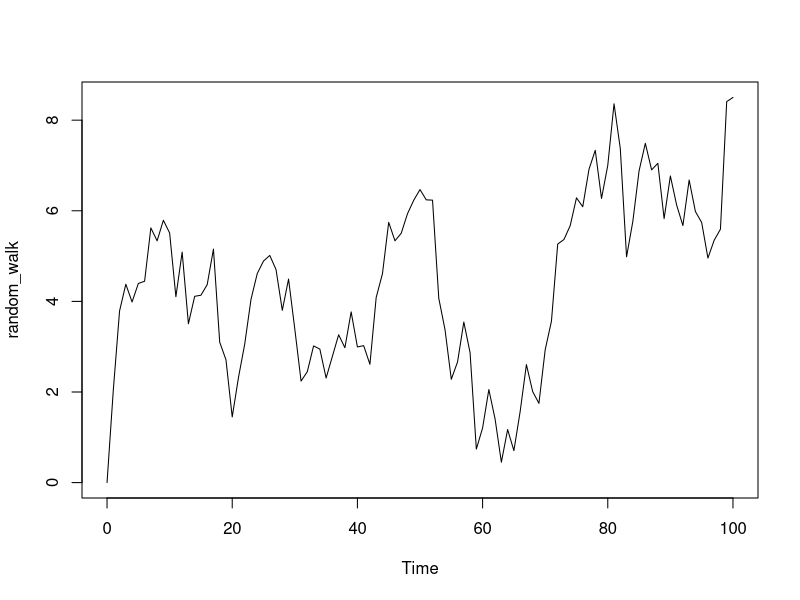
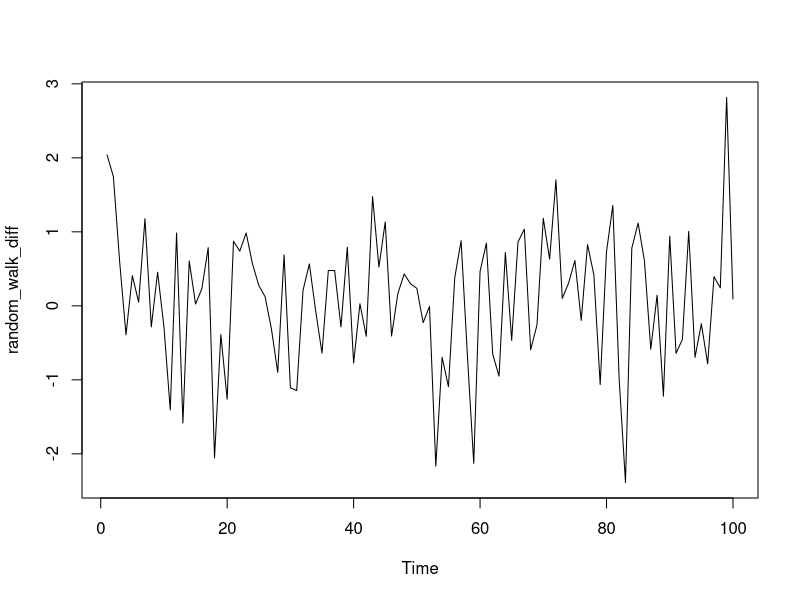
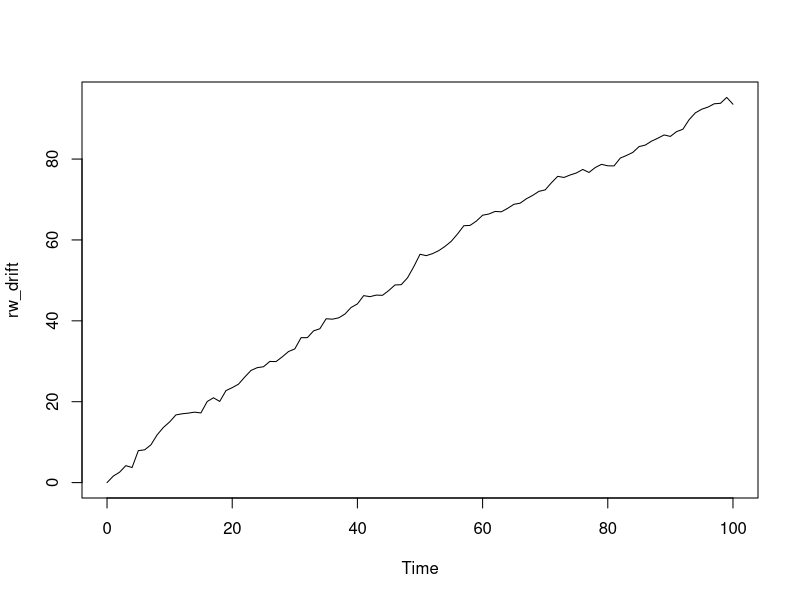
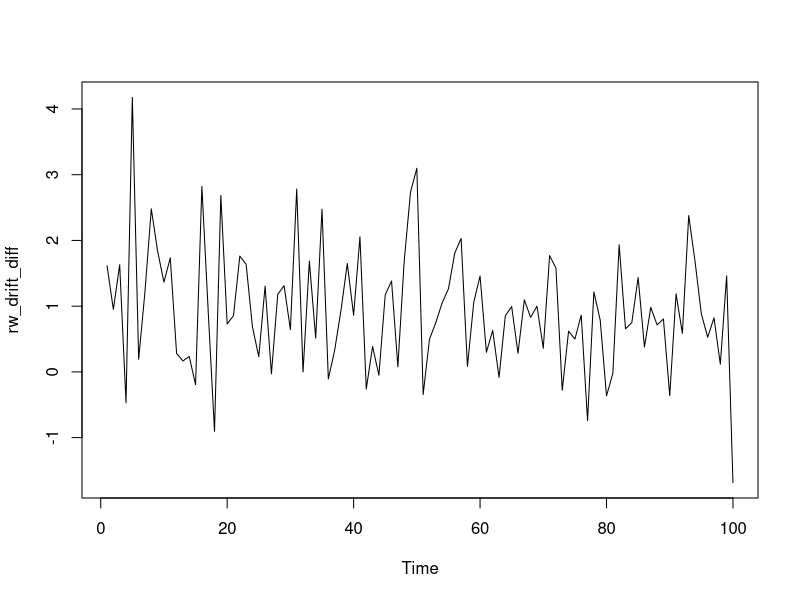
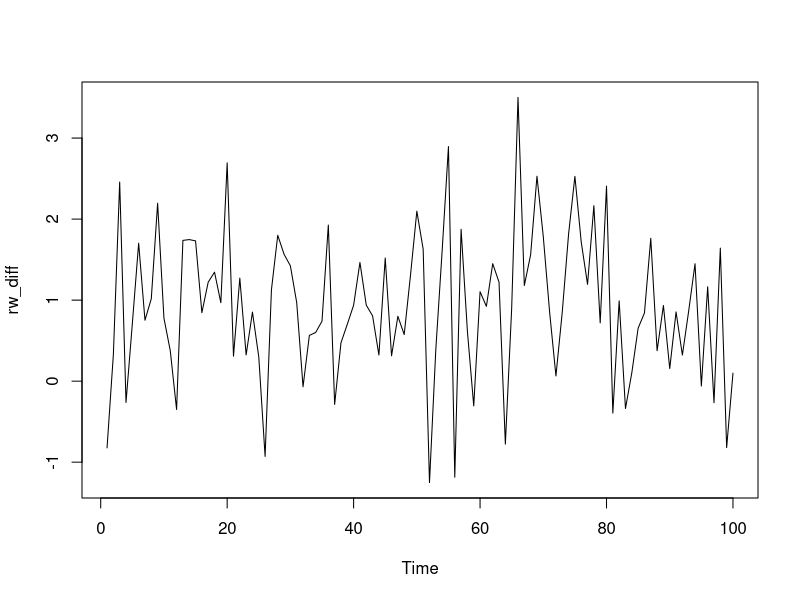
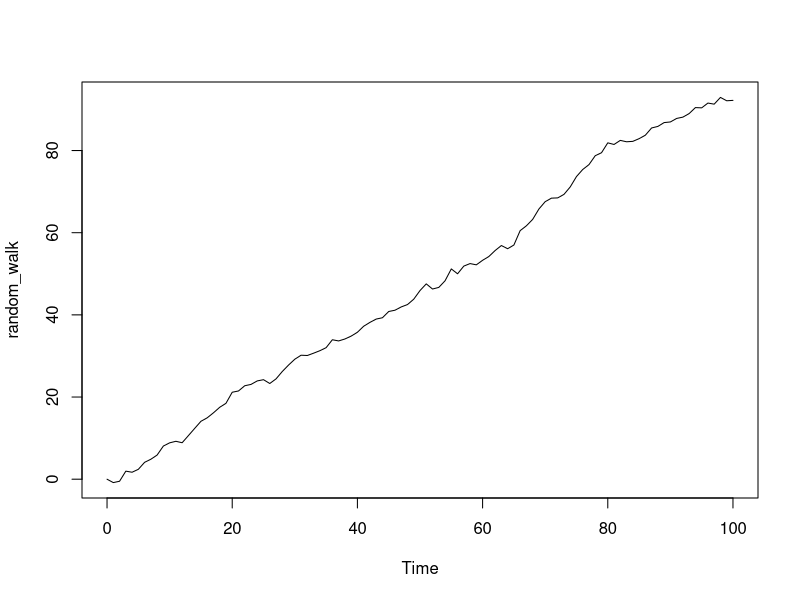
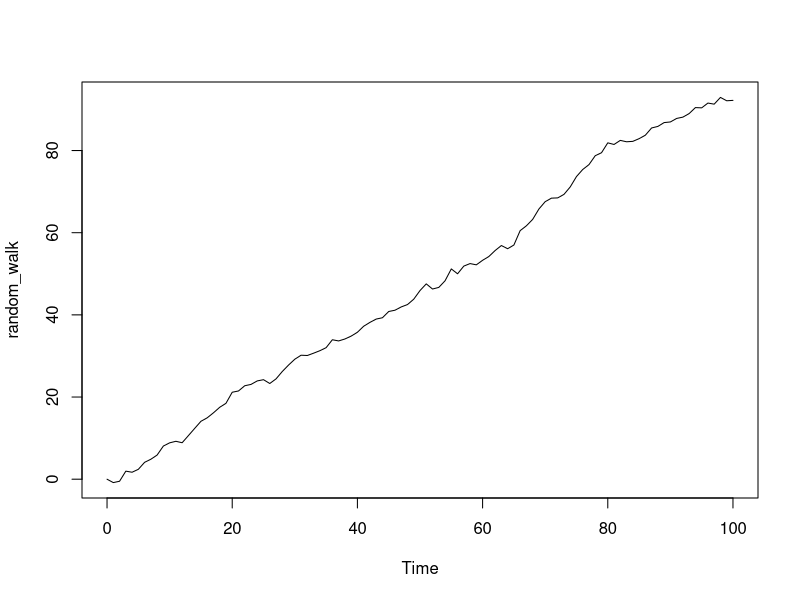
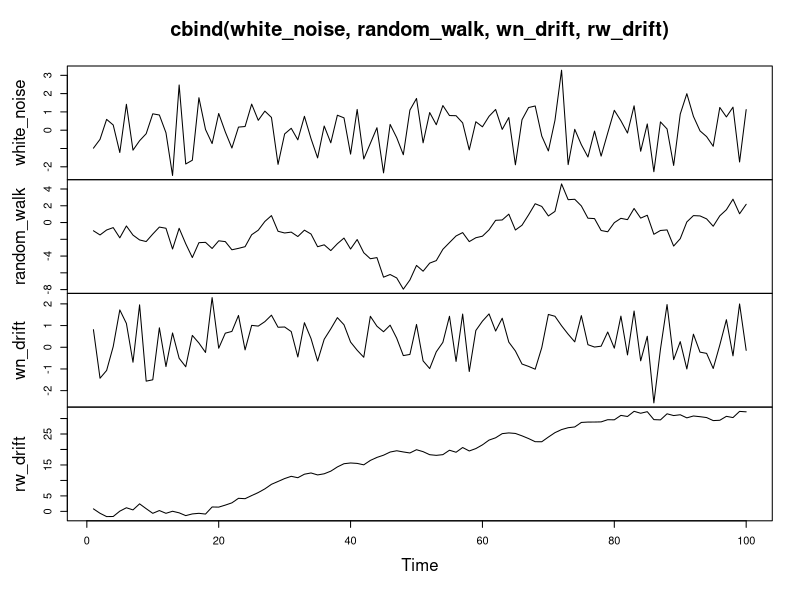

R code for these plots, in order:
# Data Camp Exmples - Time Series

#-------- SECTION FOR WHITE NOISE MODELS

# Random Walk Models

# Generate a RW model using arima.sim
random_walk <- arima.sim(model = list(order = c(0,1,0)), n = 100)

# Plot random_walk
ts.plot(random_walk)

# Calculate the first difference series
random_walk_diff <- diff(random_walk) 

# Plot random_walk_diff
ts.plot(random_walk_diff)

#
# Simulate the random walk model with a drift
#
# A random walk (RW) need not wander about zero, it can have an upward or
# downward trajectory, i.e., a drift or time trend. This is done by including an
# intercept in the RW model, which corresponds to the slope of the RW time
# trend.
#
# For an alternative formulation, you can take the cumulative sum of a constant
# mean white noise (WN) series, such that the mean corresponds to the slope of
# the RW time trend.
#
# To simulate data from the RW model with a drift you again use the arima.sim()
# function with the model = list(order = c(0, 1, 0)) argument. This time, you
# should add the additional argument mean = ... to specify the drift variable,
# or the intercept.
#
# Instructions 100 XP
#
# Use arima.sim() to generate another RW model. Set the model argument equal to
# list(order = c(0, 1, 0)) to generate a RW-type model and set n equal to 100 to
# produce 100 observations. Set the mean argument to 1 to produce a drift. Save
# this to rw_drift. Use ts.plot() to plot your rw_drift data. Use diff() to
# calculate the first difference of your rw_drift data. Save this as
# rw_drift_diff. Use another call to ts.plot() to plot rw_drift_diff.
# 

# Generate a RW model with a drift uing arima.sim
rw_drift <- arima.sim(model = list(order = c (0,1,0)), n = 100, mean = 1)

# Plot rw_drift
ts.plot(rw_drift)

# Calculate the first difference series
rw_drift_diff <- diff(rw_drift) 

# Plot rw_drift_diff
ts.plot(rw_drift_diff)




# Estimate the random walk model
#
# For a given time series y we can fit the random walk model with a drift by
# first differencing the data, then fitting the white noise (WN) model to the
# differenced data using the arima() command with the order = c(0, 0, 0))
# argument.
#
# The arima() command displays information or output about the fitted model.
# Under the Coefficients: heading is the estimated drift variable, named the
# intercept. Its approximate standard error (or s.e.) is provided directly below
# it. The variance of the WN part of the model is also estimated under the label
# sigma^2.
# 
# Instructions 100 XP
#
# The time series random_walk has already been loaded, and is shown in the
# adjoining figure. Use diff() to generate the first difference of the data.
# Save this to rw_diff. Use ts.plot() to plot your differenced data Use arima()
# to fit the WN model for the differenced data. To do so, set the x argument to
# rw_diff and set the order argument to c(0, 0, 0). Store the model in model_wn.
# Store the intercept value of model_wn in int_wn. You can obtain this value
# using model_wn$coef. Use ts.plot() to reproduce your original plot of
# random_walk. Add the estimated time trend to the adjoining plot with the
# function abline(). You can use int_wn as the second argument.
# 

random_walk <- arima.sim(model = list(order = c (0,1,0)), n = 100, mean = 1)


# Difference your random_walk data
rw_diff <- diff(random_walk)

# Plot rw_diff
ts.plot(rw_diff)

# Now fit the WN model to the differenced data
model_wn <- arima(x = rw_diff, order = c(0,0,0))

# Store the value of the estimated time trend (intercept)
int_wn <- model_wn$coef

# Plot the original random_walk data
ts.plot(random_walk)

# Use abline(0, ...) to add time trend to the figure
abline(ts.plot(random_walk),int_wn) #NOT SURE ABOUT THIS!

# VIDEO ON Stationary Models 

# Are the white noise model or the random walk model stationary?
#
# The white noise (WN) and random walk (RW) models are very closely related.
# However, only the RW is always non-stationary, both with and without a drift
# term. This is a simulation exercise to highlight the differences.
#
# Recall that if we start with a mean zero WN process and compute its running or
# cumulative sum, the result is a RW process. The cumsum() function will make
# this transformation for you. Similarly, if we create a WN process, but change
# its mean from zero, and then compute its cumulative sum, the result is a RW
# process with a drift.
#
# Instructions 100 XP Instructions 100 XP
#
# Use arima.sim() to generate a WN model. Set the model argument equal to
# list(order = c(0, 0, 0)) to generate a WN-type model and set n equal to 100 to
# produce 100 observations. Save this to white_noise. Use the cumsum() function
# on white_noise to quickly convert your WN model to RW data. Save this to
# random_walk. Use a similar call toarima.sim() to generate a second WN model.
# Keep all arguments the same, but this time set the mean argument to 0.4. Save
# this to wn_drift. Use another call to cumsum() to convert your wn_drift data
# to RW. Save this as rw_drift. Enter the pre-written code to plot all four
# series for comparison.
# 

# Use arima.sim() to generate WN data
white_noise <- arima.sim(model = list(order = c(0,0,0)), n = 100)

# Use cumsum() to convert your WN data to RW
random_walk <- cumsum(white_noise)

# Use arima.sim() to generate WN drift data
wn_drift <- arima.sim(model = list(order = c(0,0,0)), n = 100, mean = 0.4)

# Use cumsum() to convert your WN drift data to RW
rw_drift <- cumsum(wn_drift)

# Plot all four data objects
plot.ts(cbind(white_noise, random_walk, wn_drift, rw_drift))

